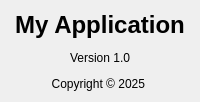
<?xml version="1.0" encoding="UTF-8"?>
<ui version="4.0">
 <class>AboutDialog</class>
 <widget class="QDialog" name="AboutDialog">
  <property name="windowTitle">
   <string>About</string>
  </property>
  <layout class="QVBoxLayout" name="verticalLayout">
   <item>
    <widget class="QLabel" name="labelAbout">
     <property name="text">
      <string>
&lt;h1&gt;My Application&lt;/h1&gt;
&lt;p&gt;Version 1.0&lt;/p&gt;
&lt;p&gt;Copyright © 2025&lt;/p&gt;
      </string>
     </property>
     <property name="alignment">
      <set>Qt::AlignCenter</set>
     </property>
    </widget>
   </item>
  </layout>
 </widget>
 <resources/>
 <connections/>
</ui>
